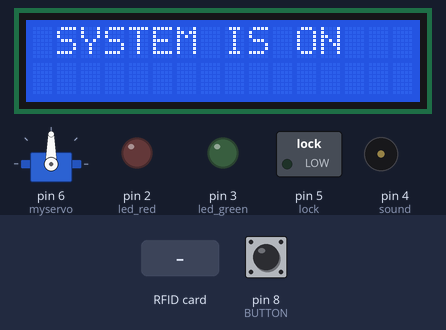
Bench run of a sketch on a simulated Arduino Uno, built with avr-gcc and run on an emulated ATmega328P. On the bench: servo, 16×2 character LCD, switched loads named in the sketch (green lamp = pin HIGH), output pins drawn as LEDs (lit = HIGH), buzzer (waves = sounding). Dashed ring = blinking. The inputs (shaded band) are chosen by the test bench; at power-on: pin 8 (BUTTON) LOW. WiFi joins after 1.5 s; servers stay silent unless stated; pins used as bus, display or sensor lines are not drawn.

Above: at 3.0 s.
At 5.1 s:
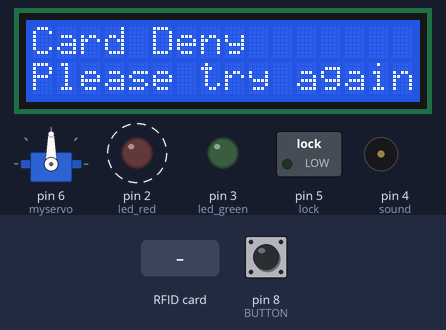
5.2 s: pin 8 (BUTTON) pulled HIGH for 3 s
At 9.0 s:
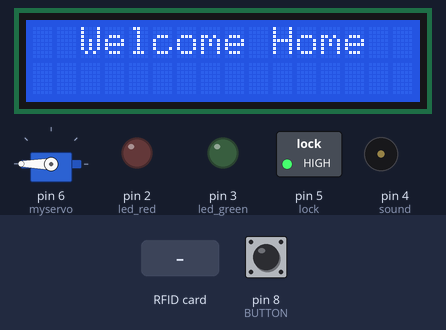
9.7 s: RFID card 27 6A F5 2C held to the reader
At 34.4 s:
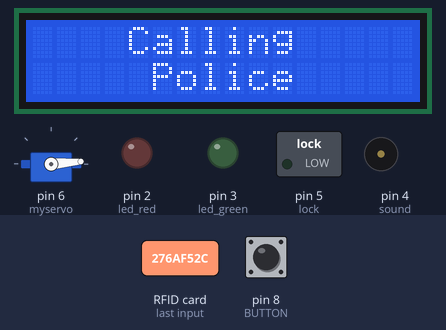
34.6 s: RFID card 5E 7A 19 C4 held to the reader
Timing chart, 0 to 44.4 s (numbered marks = the images above; inputs shaded):
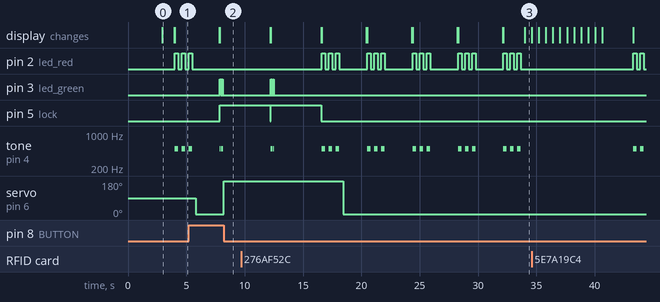

The sketch:

New_Lock.ino
```cpp
#include <SPI.h>
#include <MFRC522.h>
#include <Servo.h>
#include <SoftwareSerial.h>
#include <LiquidCrystal_I2C.h>
#include <BlynkSimpleStream.h>

#define BLYNK_MAX_SENDBYTES 1200
#define SS_PIN 10
#define RST_PIN 9
#define BLYNK_PRINT DebugSerial
#define BUTTON 8

// lock
#define lock 5
#define sound 4

// led
#define led_red 2
#define led_green 3

// counting wrong access
int wrongCount;
Servo myservo;
int pos = 0;

LiquidCrystal_I2C lcd(0x27, 16, 2);
SoftwareSerial DebugSerial(6, 7); // RX, TX
MFRC522 mfrc522(SS_PIN, RST_PIN); // Create MFRC522 instance.

//Blynk authentication
char auth[] = "06D4Upg7JhbhsVyGl26_4-T-uiCU-Umd";
void setup()
{
    DebugSerial.begin(9600);
    Serial.begin(9600); // Initiate a serial communication
    Blynk.begin(Serial, auth);

    pinMode(lock, OUTPUT);

    SPI.begin();        // Initiate  SPI bus
    mfrc522.PCD_Init(); // Initiate MFRC522

    delay(1000);

    pinMode(led_green, OUTPUT);
    pinMode(led_red, OUTPUT);
    myservo.attach(6);
    lcd.init();
    lcd.clear();
    lcd.backlight(); // Make sure backlight is on
    lcd.setCursor(1, 0);
    lcd.print("SYSTEM IS ON");
    delay(1000);
}

void loop()
{
    Blynk.run();
    // while();
    lcd.clear();
    lcd.setCursor(0, 0);
    lcd.print("Input key card");
    digitalWrite(led_red, 0);
    digitalWrite(led_green, 0);

    String content = "";
    if (mfrc522.PICC_IsNewCardPresent() | mfrc522.PICC_ReadCardSerial())
    {
        for (byte i = 0; i < mfrc522.uid.size; i++)
        {
            content.concat(String(mfrc522.uid.uidByte[i] < 0x10 ? " 0" : " "));
            content.concat(String(mfrc522.uid.uidByte[i], HEX));
        }
    }

    content.toUpperCase();
    if (digitalRead(BUTTON) == HIGH | content.substring(1) == "27 6A F5 2C") //change here the UID of the card/cards that you want to give access
    {
        Blynk.notify("Unlocked");
        digitalWrite(lock, HIGH);
        // Print a message on both lines of the LCD.
        lcd.clear();
        lcd.setCursor(2, 0); //Set cursor to character 2 on line 0
        lcd.print("Welcome Home");

        for (int i = 0; i < 3; i++)
        {
            tone(sound, 500);
            digitalWrite(led_red, 0);
            digitalWrite(led_green, 1);
            delay(50);
            noTone(sound);
            digitalWrite(led_green, 0);
            delay(50);
        }

        // Serial.println();
        for (pos = 0; pos <= 180; pos += 1)
            myservo.write(pos);

        delay(4000);
        digitalWrite(lock, LOW);
        lcd.clear();
        wrongCount = 0;
    }
    else if (!(content.substring(1) == "27 6A F5 2C") | !(content.substring(1) == ""))
    {
        Blynk.notify("Wrong Card Enter!!!");
        lcd.clear();
        lcd.setCursor(0, 0); //Move cursor to character 2 on line 1
        lcd.print("Card Deny");
        lcd.setCursor(0, 1);
        lcd.print("Please try again");

        for (int i = 0; i < 3; i++)
        {
            tone(sound, 500);
            digitalWrite(led_red, 1);
            digitalWrite(led_green, 0);
            delay(300);
            noTone(sound);
            digitalWrite(led_red, 0);
            delay(300);
        }

        wrongCount++;
        if (wrongCount >= 5)
        {
            lcd.clear();

            char num[5];
            itoa(wrongCount, num, 10);

            String body = String("Someone is trying to access to your house ") + num + " times of wrong authentication).";

            Blynk.email("Subject: Future Door", body);
            Blynk.notify("Someone is trying to access to your house!!!");
            lcd.setCursor(4, 0); //Move cursor to character 2 on line 1
            lcd.print("Calling");
            lcd.setCursor(5, 1); //Move cursor to character 2 on line 1
            lcd.print("Police");
            for (int i = 0; i < 3; i++)
            {

                lcd.setCursor(11, 1);
                lcd.print("     ");
                delay(600);
                lcd.setCursor(11, 1);
                lcd.print(".    ");
                delay(600);
                lcd.setCursor(11, 1);
                lcd.print("..   ");
                delay(600);
                lcd.setCursor(11, 1);
                lcd.print("...  ");
                delay(600);
            }
            delay(2000);
            return;

        }
        for (pos = 180; pos >= 5; pos -= 1)
            myservo.write(pos);

        delay(2000);
        lcd.clear();
    }
}
```

Measured:
- after the input at 5.2 s, pin 2 (led_red): goes on until 5.5 s, then stays LOW; pin 3 (led_green): alternates HIGH for 0.05 s and LOW for 0.05 s, 6 changes in all, then stays LOW, starting after 2.7 s; pin 5 (lock): LOW → HIGH after 2.7 s; the display: first differs from a run without the input after 2.7 s (image 2)
- after the input at 9.7 s, pin 3 (led_green): alternates HIGH for 0.05 s and LOW for 0.05 s, 6 changes in all, then stays LOW, starting after 2.5 s; servo on pin 6 (myservo): 180° → 5° after 8.7 s instead of 4.4 s
- by itself, pin 2 (led_red): alternates HIGH for 0.30 s and LOW for 0.30 s
- by itself, tone on pin 4 (sound): plays 500 Hz for 0.05 s, 500 Hz for 0.05 s, 500 Hz for 0.05 s, 500 Hz for 0.30 s, 500 Hz for 0.30 s, 500 Hz for 0.30 s … (18 notes in this stretch)
- what the display in image 0 shows lasts 1.0 s, from 2.9 s to 3.9 s
